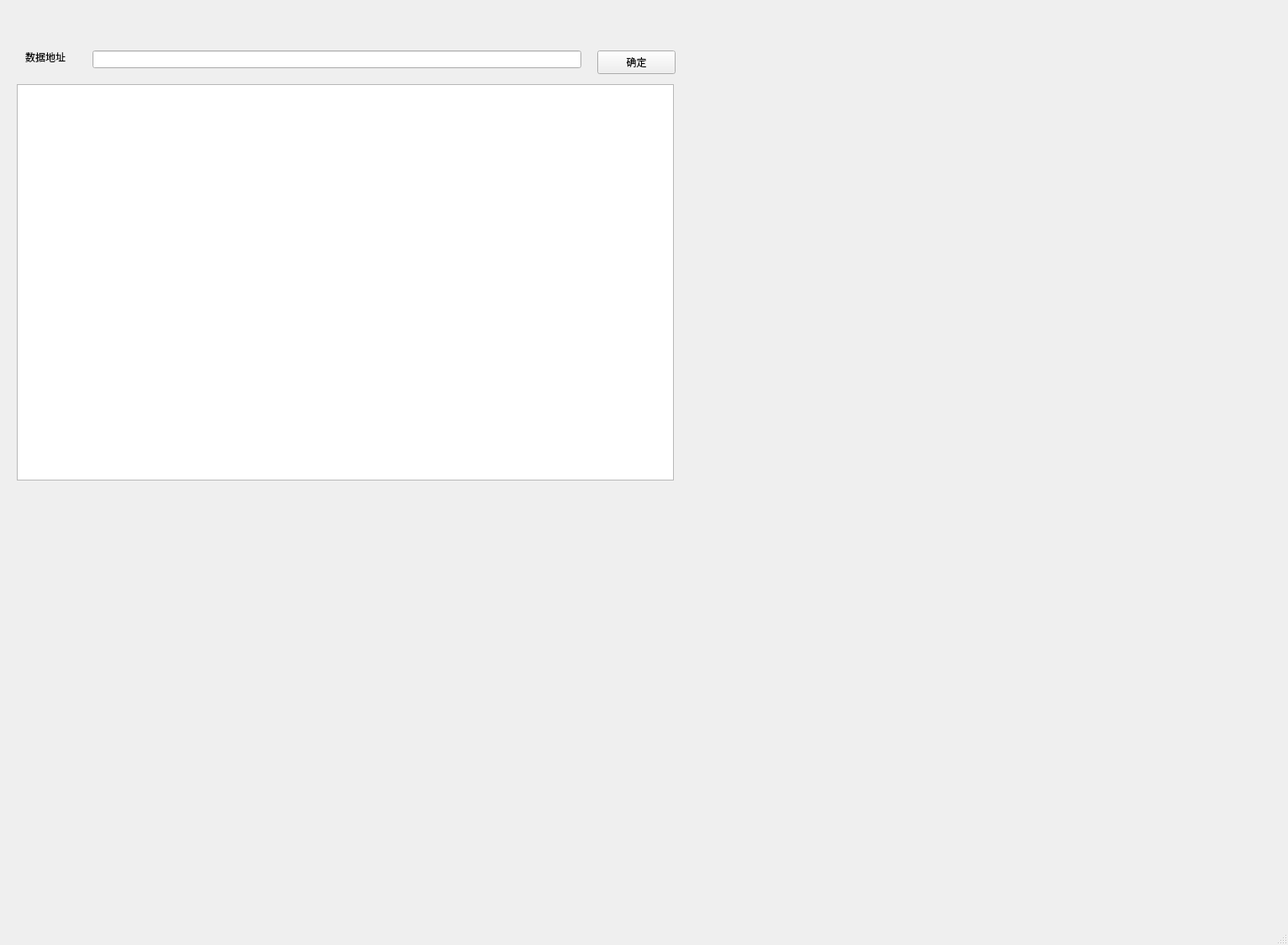
<?xml version="1.0" encoding="UTF-8"?>
<ui version="4.0">
 <class>MainWindow</class>
 <widget class="QMainWindow" name="MainWindow">
  <property name="geometry">
   <rect>
    <x>0</x>
    <y>0</y>
    <width>1531</width>
    <height>1123</height>
   </rect>
  </property>
  <property name="windowTitle">
   <string>MainWindow</string>
  </property>
  <widget class="QWidget" name="centralwidget">
   <widget class="QLineEdit" name="input_path_lineEdit">
    <property name="geometry">
     <rect>
      <x>110</x>
      <y>60</y>
      <width>581</width>
      <height>21</height>
     </rect>
    </property>
   </widget>
   <widget class="QLabel" name="label">
    <property name="geometry">
     <rect>
      <x>30</x>
      <y>60</y>
      <width>72</width>
      <height>15</height>
     </rect>
    </property>
    <property name="text">
     <string>数据地址</string>
    </property>
   </widget>
   <widget class="QTextBrowser" name="textBrowser">
    <property name="geometry">
     <rect>
      <x>20</x>
      <y>100</y>
      <width>781</width>
      <height>471</height>
     </rect>
    </property>
   </widget>
   <widget class="QPushButton" name="input_path_PushButton">
    <property name="geometry">
     <rect>
      <x>710</x>
      <y>60</y>
      <width>93</width>
      <height>28</height>
     </rect>
    </property>
    <property name="text">
     <string>确定</string>
    </property>
   </widget>
  </widget>
  <widget class="QMenuBar" name="menubar">
   <property name="geometry">
    <rect>
     <x>0</x>
     <y>0</y>
     <width>1531</width>
     <height>26</height>
    </rect>
   </property>
  </widget>
  <widget class="QStatusBar" name="statusbar"/>
 </widget>
 <resources/>
 <connections/>
</ui>
